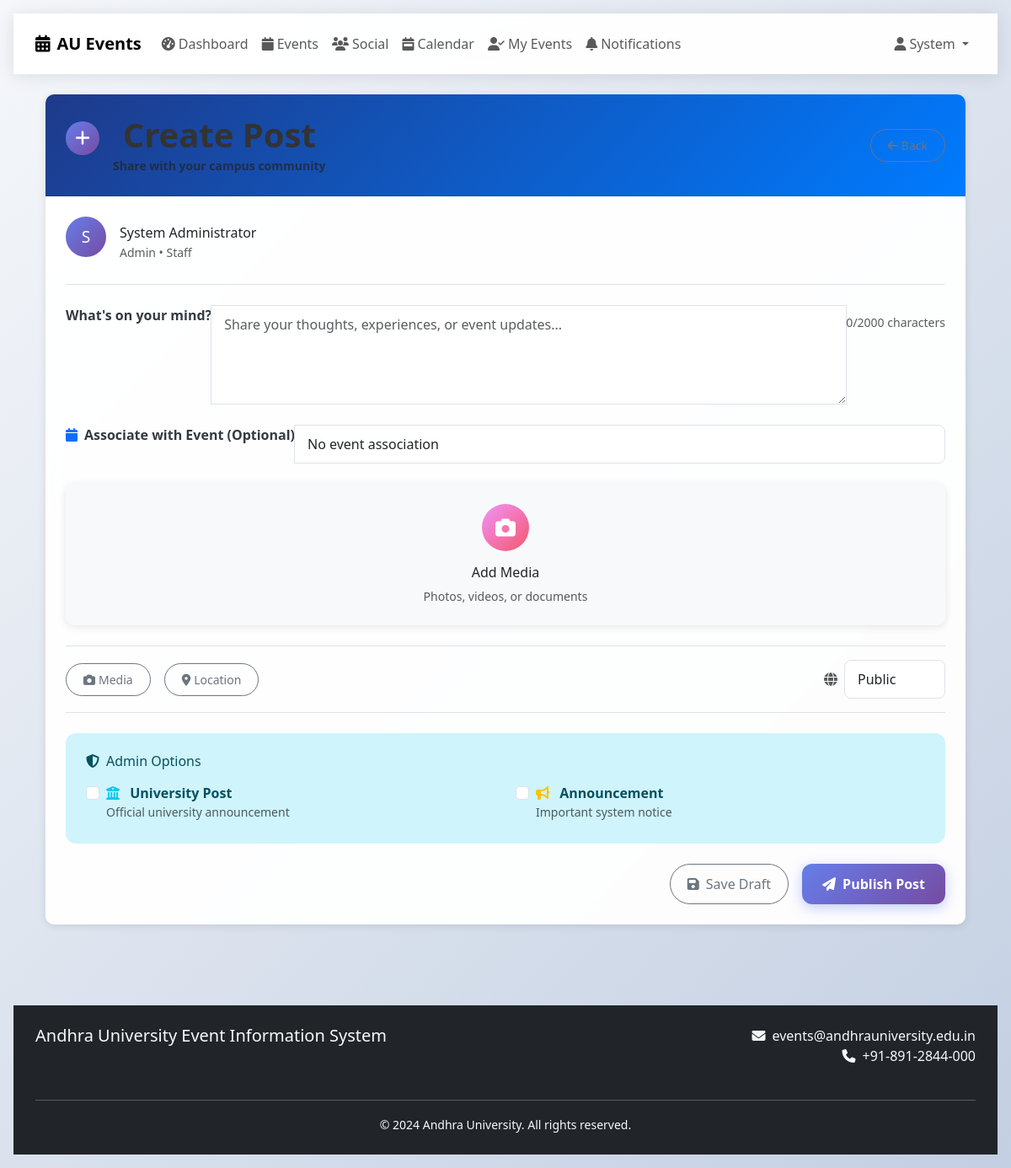
Screenshot of /social/post/create (signed in) with the database file from the repository.
### models/user.py (models this page shows, shortened)
class User(UserMixin, db.Model):
    __abstract__ = True
    id = db.Column(db.Integer, primary_key=True)
    email = db.Column(db.String(120), unique=True, nullable=False, index=True)
    password_hash = db.Column(db.String(255), nullable=False)
    created_at = db.Column(db.DateTime, default=datetime.utcnow)
    is_active = db.Column(db.Boolean, default=True)

class Admin(User):
    __tablename__ = 'admins'
    username = db.Column(db.String(50), unique=True, nullable=False)
    first_name = db.Column(db.String(50), nullable=False)
    last_name = db.Column(db.String(50), nullable=False)
    role = db.Column(db.String(20), default='admin')  # admin, super_admin
    department = db.Column(db.String(100))
    created_events = db.relationship('Event', backref='creator', lazy='dynamic')
    @property
    def unread_notifications_count(self):
        return 0

### routes/social.py (the view, shortened to what this page needs)
@social_bp.route('/post/create', methods=['GET', 'POST'])
@login_required
def create_post():
    events = Event.query.filter(
        Event.date >= datetime.utcnow().date(),
        Event.is_active == True
    ).order_by(Event.date).limit(20).all()
    return render_template(mobile_template('social/create_post.html'), events=events)

### templates/social/create_post.html (shortened to what this page needs)
{% extends "base.html" %}
{% block content %}
<div class="card slide-up">
    <div class="card-header">
        <div class="d-flex justify-content-between align-items-center">
            <div class="d-flex align-items-center">
                <div class="icon-circle me-3" style="width: 40px; height: 40px;">
                    <i class="fas fa-plus"></i>
                </div>
                <div>
                    <h1 class="display-title mb-0">Create Post</h1>
                    <small class="text-muted">Share with your campus community</small>
                </div>
            </div>
            <a href="{{ url_for('social.social_feed') }}" class="btn btn-outline-secondary btn-sm">
                <i class="fas fa-arrow-left me-1"></i>Back
            </a>
        </div>
    </div>
    <div class="card-body">
        <div class="d-flex align-items-center mb-4 pb-3 border-bottom">
            <div class="icon-circle me-3" style="background: var(--primary-gradient); width: 48px; height: 48px; font-size: 1.2rem;">
                {{ current_user.first_name[0] if current_user.first_name else 'U' }}
            </div>
            <div>
                <h6 class="mb-0">{{ current_user.first_name }} {{ current_user.last_name }}</h6>
                <small class="text-muted">{{ current_user.__class__.__name__ }} • {{ current_user.department if current_user.__class__.__name__ == 'Student' else 'Staff' }}</small>
            </div>
        </div>
        <form method="POST" enctype="multipart/form-data">
            <div class="input-group mb-4">
                <label for="content" class="form-label">What's on your mind?</label>
                <textarea name="content" class="form-control" id="content"
                          placeholder="Share your thoughts, experiences, or event updates..."
                          maxlength="2000" rows="4" required></textarea>
                <div class="text-end mt-2">
                    <small class="text-muted">
                        <span id="charCount">0</span>/2000 characters
                    </small>
                </div>
            </div>
            <div class="input-group mb-4">
                <label for="event_id" class="form-label">
                    <i class="fas fa-calendar me-2 text-primary"></i>Associate with Event (Optional)
                </label>
                <select name="event_id" class="form-control" id="event_id">
                    <option value="">No event association</option>
                </select>
            </div>
            <div class="card bg-light border-dashed mb-4" onclick="document.getElementById('mediaFile').click()" style="cursor: pointer; border: 2px dashed var(--border-color);">
                <div class="card-body text-center py-4">
                    <div class="icon-circle mx-auto mb-3" style="background: var(--secondary-gradient); width: 56px; height: 56px; font-size: 1.5rem;">
                        <i class="fas fa-camera"></i>
                    </div>
                    <h6 class="mb-2">Add Media</h6>
                    <p class="text-muted small mb-0">Photos, videos, or documents</p>
                </div>
            </div>
            <div class="d-flex justify-content-between align-items-center py-3 border-top border-bottom mb-4">
                <div class="d-flex gap-3">
                    <button type="button" class="btn btn-outline-secondary btn-sm" title="Add Media" onclick="document.getElementById('mediaFile').click()">
                        <i class="fas fa-camera me-1"></i>Media
                    </button>
                    <button type="button" class="btn btn-outline-secondary btn-sm" title="Add Location">
                        <i class="fas fa-map-marker-alt me-1"></i>Location
                    </button>
                </div>
                <div class="d-flex align-items-center gap-2">
                    <i class="fas fa-globe text-muted"></i>
                    <select name="visibility" class="form-control" style="width: auto; min-width: 120px;">
                        <option value="public">Public</option>
                    </select>
                </div>
            </div>
            {% if current_user.__class__.__name__ == 'Admin' %}
            <div class="alert alert-info">
                <h6 class="mb-3"><i class="fas fa-shield-alt me-2"></i>Admin Options</h6>
                <div class="card-grid card-grid-2">
                    <div class="form-check">
                        <input class="form-check-input" type="checkbox" name="is_university_post" id="universityPost">
                        <label class="form-check-label" for="universityPost">
                            <i class="fas fa-university text-info me-2"></i>
                            <strong>University Post</strong>
                            <small class="d-block text-muted">Official university announcement</small>
                        </label>
                    </div>
                    <div class="form-check">
                        <input class="form-check-input" type="checkbox" name="is_announcement" id="announcement">
                        <label class="form-check-label" for="announcement">
                            <i class="fas fa-bullhorn text-warning me-2"></i>
                            <strong>Announcement</strong>
                            <small class="d-block text-muted">Important system notice</small>
                        </label>
                    </div>
                </div>
            </div>
            {% endif %}
            <div class="d-flex gap-3 justify-content-end">
                <button type="button" class="btn btn-outline-secondary">
                    <i class="fas fa-save me-2"></i>Save Draft
                </button>
                <button type="submit" class="btn-gradient-primary">
                    <i class="fas fa-paper-plane me-2"></i>Publish Post
                </button>
            </div>
        </form>
    </div>
</div>
{% endblock %}

### templates/base.html (shortened to what this page needs)
<!DOCTYPE html>
<html lang="en">
<head>
    <link href="https://cdn.jsdelivr.net/npm/bootstrap@5.3.0/dist/css/bootstrap.min.css" rel="stylesheet">
    <link href="https://cdnjs.cloudflare.com/ajax/libs/font-awesome/6.4.0/css/all.min.css" rel="stylesheet">
    <link href="{{ url_for('static', filename='css/mobile-first.css') }}" rel="stylesheet">
    <link href="{{ url_for('static', filename='css/style.css') }}" rel="stylesheet">
</head>
<body class="app-container">
    <nav class="navbar navbar-expand-lg sticky-top">
        <div class="container">
            <a class="navbar-brand" href="{{ url_for('main.index') }}">
                <i class="fas fa-calendar-alt me-2"></i>AU Events
            </a>
            <div class="collapse navbar-collapse" id="navbarNav">
                <ul class="navbar-nav me-auto">
                    {% if current_user.is_authenticated %}
                        <li class="nav-item">
                            <a class="nav-link" href="{{ url_for('main.dashboard') }}">
                                <i class="fas fa-tachometer-alt me-1"></i>Dashboard
                            </a>
                        </li>
                        <li class="nav-item">
                            <a class="nav-link" href="{{ url_for('main.events') }}">
                                <i class="fas fa-calendar me-1"></i>Events
                            </a>
                        </li>
                        <li class="nav-item">
                            <a class="nav-link" href="{{ url_for('social.social_feed') }}">
                                <i class="fas fa-users me-1"></i>Social
                            </a>
                        </li>
                        <li class="nav-item">
                            <a class="nav-link" href="{{ url_for('main.calendar_view') }}">
                                <i class="fas fa-calendar-week me-1"></i>Calendar
                            </a>
                        </li>
                        {% if current_user.is_authenticated and not current_user.is_admin %}
                        <li class="nav-item">
                            <a class="nav-link" href="{{ url_for('main.my_events') }}">
                                <i class="fas fa-user-check me-1"></i>My Events
                            </a>
                        </li>
                        <li class="nav-item position-relative">
                            <a class="nav-link" href="{{ url_for('main.notifications') }}">
                                <i class="fas fa-bell me-1"></i>Notifications
                            </a>
                        </li>
                        {% endif %}
                    {% endif %}
                </ul>
                <ul class="navbar-nav">
                    {% if current_user.is_authenticated %}
                        <li class="nav-item dropdown">
                            <a class="nav-link dropdown-toggle" href="#" role="button" data-bs-toggle="dropdown">
                                <i class="fas fa-user me-1"></i>{{ current_user.first_name }}
                            </a>
                        </li>
                    {% endif %}
                </ul>
            </div>
        </div>
    </nav>
    <main class="mobile-container fade-in">
        {% block content %}{% endblock %}
    </main>
    <footer class="bg-dark text-light py-4 mt-5">
        <div class="container">
            <div class="row">
                <div class="col-md-6">
                    <h5>Andhra University Event Information System</h5>
                    <p class="text-muted">Connecting students with campus events</p>
                </div>
                <div class="col-md-6 text-md-end">
                    <p class="mb-0">
                        <i class="fas fa-envelope me-2"></i>events@andhrauniversity.edu.in<br>
                        <i class="fas fa-phone me-2"></i>+91-891-2844-000
                    </p>
                </div>
            </div>
            <hr class="bg-secondary">
            <div class="text-center">
                <small>&copy; 2024 Andhra University. All rights reserved.</small>
            </div>
        </div>
    </footer>
</body>
</html>

### rows the page displays
Admin: first_name "System", first_name "S", last_name "Administrator", __class__.__name__ "Admin"
